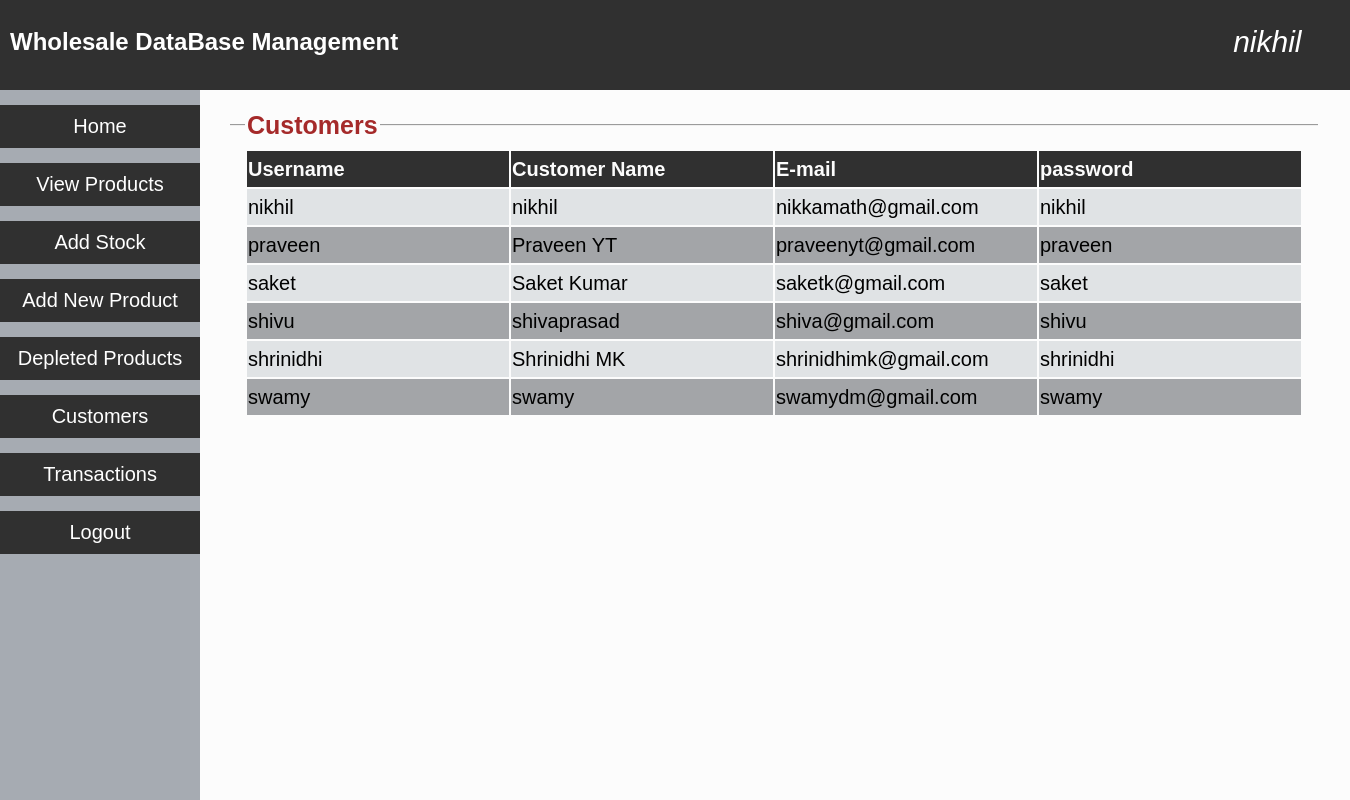
The app's page /customers.php (signed in) with its own data.
### tables this page shows
CREATE TABLE `customer` (
  `cust_id` varchar(20) NOT NULL,
  `cust_name` varchar(25) NOT NULL,
  `email_id` varchar(25) NOT NULL,
  `password` varchar(25) NOT NULL
);

### customers.php (the view, shortened to what this page needs)
<!DOCTYPE html>
<html>
<head>
	<link rel='stylesheet' href="css/style.css">
</head>
<body>
	<div class="topStyle">
		<h2 style="color:white;">Wholesale DataBase Management</h2>
		<a class='userNameDisplay'><?php echo $_SESSION['loginUser']; ?></a>
	</div>
	<div class='sidebar'>
		<button onclick="location.href='adminHome.php'">Home</button>
		<button onclick="location.href='viewProducts.php'">View Products</button>
		<button onclick="location.href='addStock.php'">Add Stock</button>
		<button onclick="location.href='addProduct.php'">Add New Product</button>
		<button onclick="location.href='depleted.php'">Depleted Products</button>
		<button onclick="location.href='customers.php'">Customers</button>
		<button onclick="location.href='transactions.php'">Transactions</button>
		<button onclick="location.href='logout.php'">Logout</button>
	</div>
<div class='container'>
	<fieldset><legend><b>Customers</b></legend>
		<table><tr><th>Username</th><th>Customer Name</th><th>E-mail</th><th>password</th></tr>
		<?php
			$conn=mysqli_connect("localhost","root","","wholesale");
			$sql="select * from customer";
			$result=mysqli_query($conn,$sql);
			while($row=mysqli_fetch_assoc($result)){
				echo "<tr><td>".$row['cust_id']."</td><td>".$row['cust_name']."</td><td>".$row['email_id']."</td><td>".$row['password']."</td></tr>";
			}
			echo "</table><br>";
		?>
	</fieldset>
</div>
</body>
</html>

### css/style.css (style rules this page uses)
.topStyle { top:0; padding:10px; position:fixed; left:0; height:70px; width:100%; background-color: #303030; z-index: 10; }
.sidebar { display: block; position:fixed; margin-top:70px; top:20px; left:0; padding-top:15px; width:200px; height:100%; background-color: #a6abb2; z-index:5; }
.container { position:absolute; margin-top: 70px; margin-left:200px; margin-right:0; padding: 30px 20px 20px 20px; z-index: 1; }
.container table { text-align:left; font-style:normal; }
.container table td { vertical-align:top; }
.container table tr:nth-child(odd) { background-color: #a3a5a8; }
.container table tr:nth-child(even) { background-color: #e0e3e5; }
.container table th { min-width:13em; color:#fcfcfc; background-color: #303030; }
.container fieldset { min-height: 200px; min-width:30em; font-size: 20px; font-style:italic; line-height: 1.7em; border-left:none; border-right:none; border-bottom:none; }
.container fieldset legend { font-size: 25px; color:brown; font-style:normal; }
.sidebar button { text-decoration: none; border:none; background-color: #303030; padding:10px; height:20px auto; font-size: 20px; cursor:pointer; width:200px; margin-bottom:15px; color:white; }
.userNameDisplay { top:30px; right:5%; position:absolute; color:white; font-style:italic; font-size: 30px; }
body { top:0; left:0; background-color: #fcfcfc; font-family:sans-serif; line-height: 1.5em; }

### records on screen
customer: cust_id "nikhil", cust_name "nikhil", email "nikkamath@gmail.com", password "nikhil"
customer: cust_id "praveen", cust_name "Praveen YT", email "praveenyt@gmail.com", password "praveen"
customer: cust_id "saket", cust_name "Saket Kumar", email "saketk@gmail.com", password "saket"
customer: cust_id "shivu", cust_name "shivaprasad", email "shiva@gmail.com", password "shivu"
customer: cust_id "shrinidhi", cust_name "Shrinidhi MK", email "shrinidhimk@gmail.com", password "shrinidhi"
customer: cust_id "swamy", cust_name "swamy", email "swamydm@gmail.com", password "swamy"

### other values on screen
$_SESSION['loginUser'] "nikhil"
